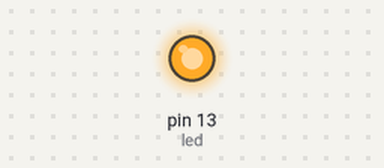
Bench run of a sketch on a simulated Arduino Uno, built with avr-gcc and run on an emulated ATmega328P. Shown: output pins drawn as LEDs (lit = HIGH).

Above: at 0.7 s.
At 5.0 s:
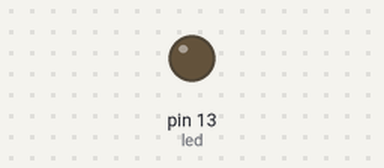
Timing chart, 0 to 6.7 s (numbered marks = the images above):
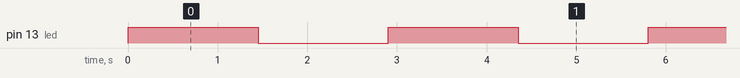

Measured:
- by itself, pin 13 (led): alternates HIGH for 1.5 s and LOW for 1.5 s

The sketch:

RF_TX_TEST.ino
```cpp
#include <RCSwitch.h>

RCSwitch everFlourishSwitch = RCSwitch();
int led = 13;

void setup() {
  pinMode(led, OUTPUT);
  everFlourishSwitch.enableTransmit(10);  // Using Pin #10
}

void loop() {
  digitalWrite(led, HIGH);;
  everFlourishSwitch.send(0x451557, 24);
  delay(1000);
  digitalWrite(led, LOW);
  everFlourishSwitch.send(0x451554, 24);
  delay(1000);
}
```
